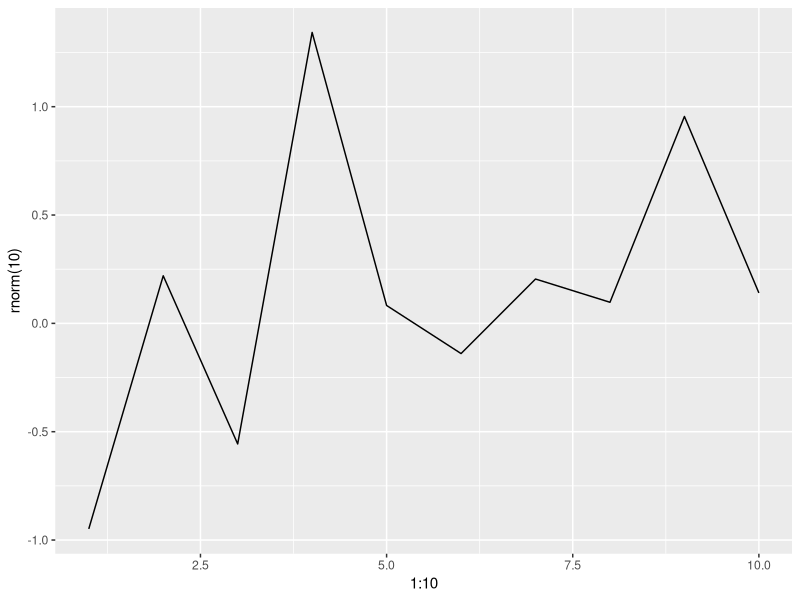

R code for this plot:
## ---- chunk 1
require(ggplot2)
ggplot(data = NULL) + 
geom_line(aes(x = 1:10, y = rnorm(10)))
